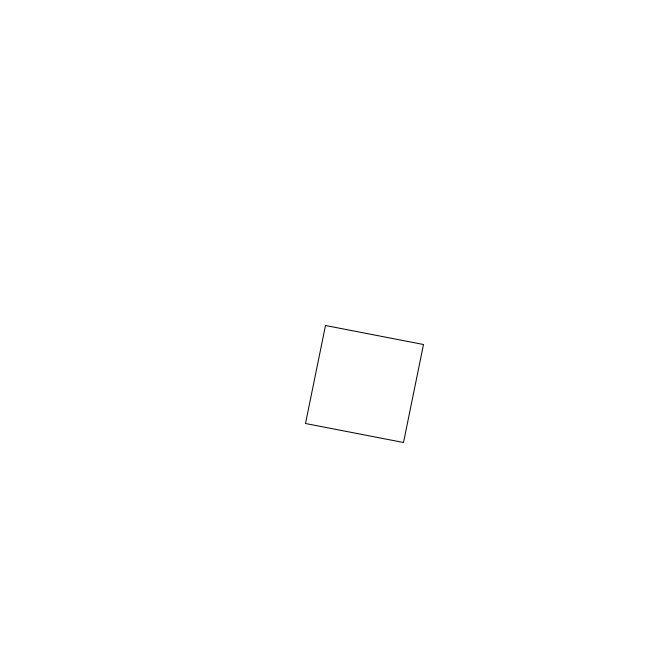
Frame 1 (no input)
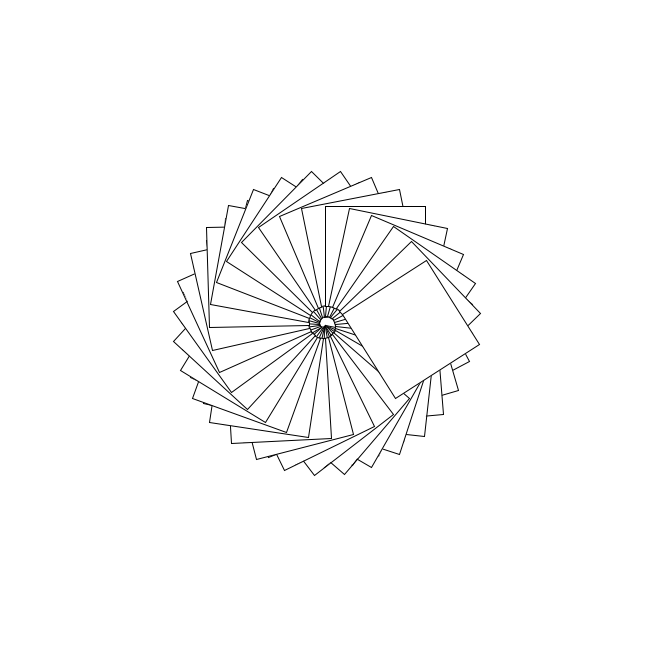
Frame 60 (the mouse pressed at the canvas centre just before this capture)
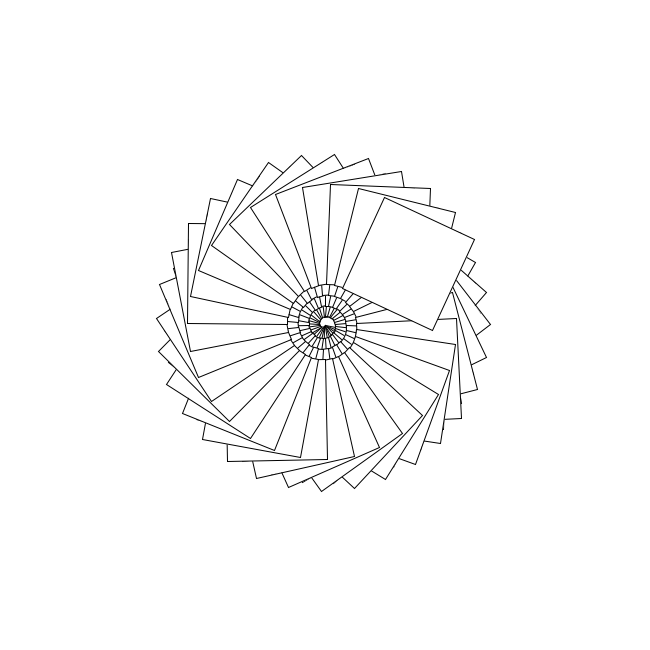
Frame 120 (the mouse held since frame 60 and released just before this capture)

The Processing sketch that drew these frames (run headless with seeded random() and noise(); from frame 60 on, the mouse is pressed at the canvas centre):

// Processing sketch: processing_168868
// ── processing_168868.pde

float x, y, rectx, recty, r, theta;
int rect=375;
Rectangle rec;


int numb = 1;
Rectangle[] rec_arr = new Rectangle[numb];

void setup()
{
  size(650, 650);
  background(255);
  rec= new Rectangle();
}



void draw()
{
  theta+=.20;
  rec.update();
  rec.display();

}


class Rectangle
{
  Rectangle()
  {
    x=random(width/2);
    y=random(height/2);
    rectx=100;
    recty=100;
  }


  void update()
  {
    r+= .34;
    x = (width/2)+(r*cos(theta));
    y = (height/2)+(r*sin(theta));
  }

  void display()
  {
    pushMatrix();
    translate(x, y);
    rotate(theta);
    rect(0, 0, rectx, recty);
    popMatrix();
  }
}
